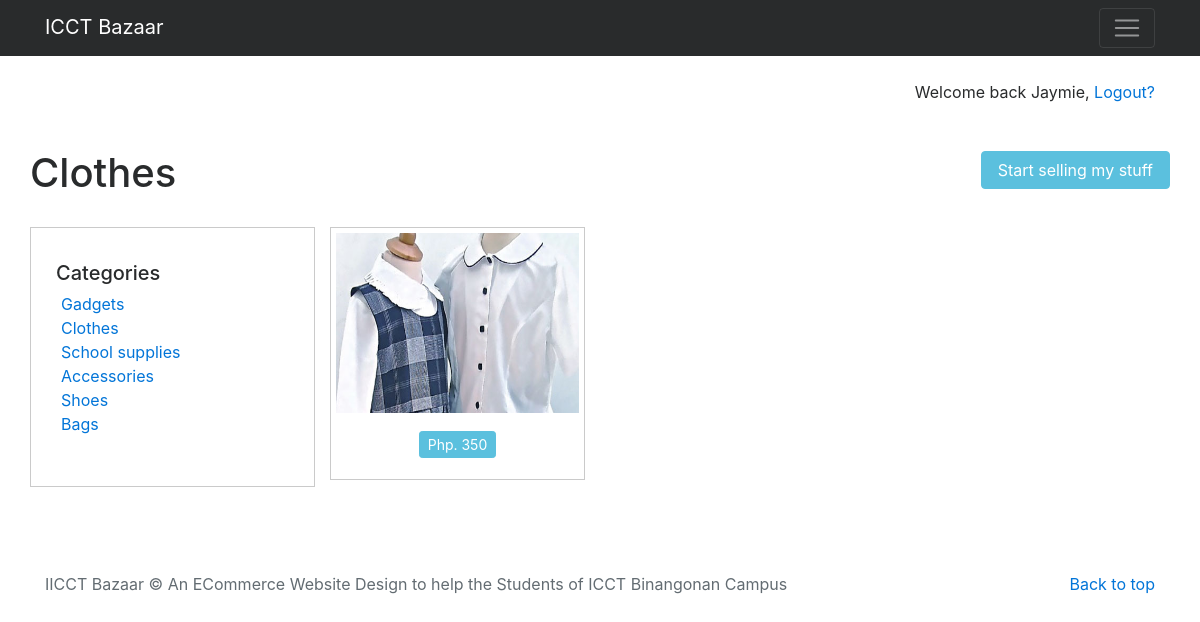
/category.php?name=clothes, run on the app's committed database.
### tables this page shows
CREATE TABLE `tb_site_info` (
  `id` int(11) NOT NULL,
  `title` varchar(50) NOT NULL,
  `tagline` text NOT NULL
);

CREATE TABLE `tb_item_category` (
  `id` int(11) NOT NULL,
  `label` varchar(50) NOT NULL,
  `name` varchar(30) NOT NULL,
  `image_url` text NOT NULL
);

CREATE TABLE `tb_items` (
  `id` int(11) NOT NULL,
  `user_id` int(11) NOT NULL,
  `item_category_id` int(11) NOT NULL,
  `label` varchar(100) NOT NULL,
  `name` varchar(60) NOT NULL,
  `price` double NOT NULL,
  `description` text NOT NULL,
  `date_posted` timestamp NOT NULL DEFAULT CURRENT_TIMESTAMP,
  `status_id` int(1) NOT NULL DEFAULT '0',
  `image_url` text NOT NULL
);

### lib/meekrodb.2.3.class.php (called while the page is built, shortened)
<?php
class DB {
  protected static $mdb = null;
  public static function getMDB() {
    $mdb = DB::$mdb;
    if ($mdb === null) {
      $mdb = DB::$mdb = new MeekroDB();
    }
    $db_class_vars = get_class_vars('DB');
    return $mdb;
  }
  public static function query() { $args = func_get_args(); return call_user_func_array(array(DB::getMDB(), 'query'), $args); }
  public static function queryFirstRow() { $args = func_get_args(); return call_user_func_array(array(DB::getMDB(), 'queryFirstRow'), $args); }
}
class MeekroDB {
  public $dbName = '';
  public $user = '';
  public $password = '';
  public $host = 'localhost';
  public $port = null;
  public $encoding = 'latin1';
  public $connect_options = array(MYSQLI_OPT_CONNECT_TIMEOUT => 30);
  public $internal_mysql = null;
  public function __construct($host=null, $user=null, $password=null, $dbName=null, $port=null, $encoding=null) {
    if ($host === null) $host = DB::$host;
    if ($user === null) $user = DB::$user;
    if ($password === null) $password = DB::$password;
    if ($dbName === null) $dbName = DB::$dbName;
    if ($port === null) $port = DB::$port;
    if ($encoding === null) $encoding = DB::$encoding;
    $this->host = $host;
    $this->user = $user;
    $this->password = $password;
    $this->dbName = $dbName;
    $this->port = $port;
    $this->encoding = $encoding;
  }
  public function get() {
    $mysql = $this->internal_mysql;
    if (!($mysql instanceof MySQLi)) {
      if (! $this->port) $this->port = ini_get('mysqli.default_port');
      $mysql = new mysqli();
      foreach ($this->connect_options as $key => $value) {
        $mysql->options($key, $value);
      }
      $mysql->set_charset($this->encoding);
      $this->internal_mysql = $mysql;
    }
    return $mysql;
  }
  protected function preparseQueryParams() {
    $args = func_get_args();
    $sql = trim(strval(array_shift($args)));
    $args_all = $args;
    if (count($args_all) == 0) return array($sql);
    $chunkyQuery = array();
    return $chunkyQuery;
  }
  protected function parseQueryParams() {
    $args = func_get_args();
    $chunkyQuery = call_user_func_array(array($this, 'preparseQueryParams'), $args);
    $query = '';
    foreach ($chunkyQuery as $chunk) {
      if (is_string($chunk)) {
        $query .= $chunk;
        continue;
      }
      $result = '';
      $query .= $result;
    }
    return $query;
  }
  protected function prependCall($function, $args, $prepend) { array_unshift($args, $prepend); return call_user_func_array($function, $args); }
  public function query() { $args = func_get_args(); return $this->prependCall(array($this, 'queryHelper'), $args, 'assoc'); }
  protected function queryHelper() {
    $args = func_get_args();
    $type = array_shift($args);
    $db = $this->get();
    $is_buffered = true;
    $row_type = 'assoc';
    $full_names = false;
    $sql = call_user_func_array(array($this, 'parseQueryParams'), $args);
    $result = $db->query($sql, $is_buffered ? MYSQLI_STORE_RESULT : MYSQLI_USE_RESULT);
    $return = array();
    while ($row = ($row_type == 'assoc' ? $result->fetch_assoc() : $result->fetch_row())) {
      $return[] = $row;
    }
    return $return;
  }
  public function queryFirstRow() {
    $args = func_get_args();
    $result = call_user_func_array(array($this, 'query'), $args);
    return reset($result);
  }
}
?>

### category.php (the view, shortened to what this page needs)
<?php include('includes/header.php'); ?>
<?php
  $category_slug = isset($_GET['name']) ?  $_GET['name'] : 'No Category set';
  $category = DB::queryFirstRow("SELECT * FROM tb_item_category WHERE name = '" .$category_slug . "'");
  $category_items = DB::query("SELECT * FROM tb_items WHERE item_category_id = " . $category['id']);
?>
    <div id="main-content">
      <div class="container">
        <div class="row view-header" >
          <h1 style="width:100%">
            <?php echo $category['label']; ?>
            <a href="#" class="btn btn-info pull-right" style="float: right;">Start selling my stuff</a>
          </h1>
        </div>
        <div class="row">
          <div id="left-side" class="col-sm-3 py-4">
            <?php include('includes/side-nav.php'); ?>
          </div>
          <div id="right-side" class="col-sm-9 py-4">
            <div class="row">
               <?php foreach($category_items as $key=>$val){ ?>
               <div class="col-sm-4 py-4n item">
                <div class="thumbnail">
                  <a href="item.php?id=<?php echo $val['id']; ?>">
                    <img src="<?php echo $val['image_url'];?>" alt="">
                  </a>
                    <div class="caption text-center">
                      <p><a href="#" class="btn btn-info btn-sm" role="button">Php. <?php echo $val['price'];?></a></p>
                  </div>
                </div>
              </div>
              <?php } ?>
          </div>
        </div>
      </div>
    </div>
<?php include('includes/footer.php'); ?>

### includes/header.php (shortened to what this page needs)
<?php
include('lib/meekrodb.2.3.class.php');
$site_data = DB::queryFirstRow("SELECT * FROM tb_site_info");
$item_categories = DB::query("SELECT * FROM tb_item_category");
?>
<!DOCTYPE html>
<html lang="en">
  <head>
    <link href="dist/css/bootstrap.min.css" rel="stylesheet">
    <link href="css/album.css" rel="stylesheet">
  </head>
  <body>
    <div class="navbar navbar-inverse bg-inverse">
      <div class="container d-flex justify-content-between">
        <a href="/icct-bazaar" class="navbar-brand"><?php echo $site_data['title']; ?></a>
        <button class="navbar-toggler" type="button" data-toggle="collapse" data-target="#navbarHeader" aria-controls="navbarHeader" aria-expanded="false" aria-label="Toggle navigation">
          <span class="navbar-toggler-icon"></span>
        </button>
      </div>
    </div>
    <div class="container">
        <div class="row">
          <div class="col-sm-12 py-4" style="text-align:right">
              Welcome back Jaymie,
              <a href="">Logout?</a>
          </div>
        </div>
    </div>

### includes/side-nav.php
<div class="row">
  <div class="col-sm-12 py-4 bordered">
    <div class="side-category-container">
      <h5>Categories</h5>
      <ul class="list-unstyled" style="margin-left:5px">
       <?php foreach($item_categories as $key=>$category){ ?>
        <li><a href="#" ><?php echo $category['label']; ?></a></li>
        <?php } ?>
      </ul>
    </div>
  </div>
</div>

### css/album.css (style rules this page uses)
.navbar { margin-bottom: 0; }
.bordered { border:1px solid #cacaca; }
#left-side .side-category-container { padding: 10px; }
#right-side .item img { height:180px }
.view-header h1 { padding:2% 0 0 0 }
.thumbnail { position: relative; padding: 5px; margin-bottom: 20px; border:1px solid #cacaca; }
.thumbnail img { width: 100%; margin-bottom: 10px; -webkit-transition: all .2s ease; -moz-transition: all .2s ease; -ms-transition: all .2s ease; -o-transition: all .2s ease; transition: all .2s ease; }

### data on the page
tb_site_info: title "ICCT Bazaar"
tb_item_category: label "Clothes"
tb_item_category: label "Gadgets"
tb_item_category: label "School supplies"
tb_item_category: label "Accessories"
tb_item_category: label "Shoes"
tb_item_category: label "Bags"
tb_items: image_url (picture), price "350"
